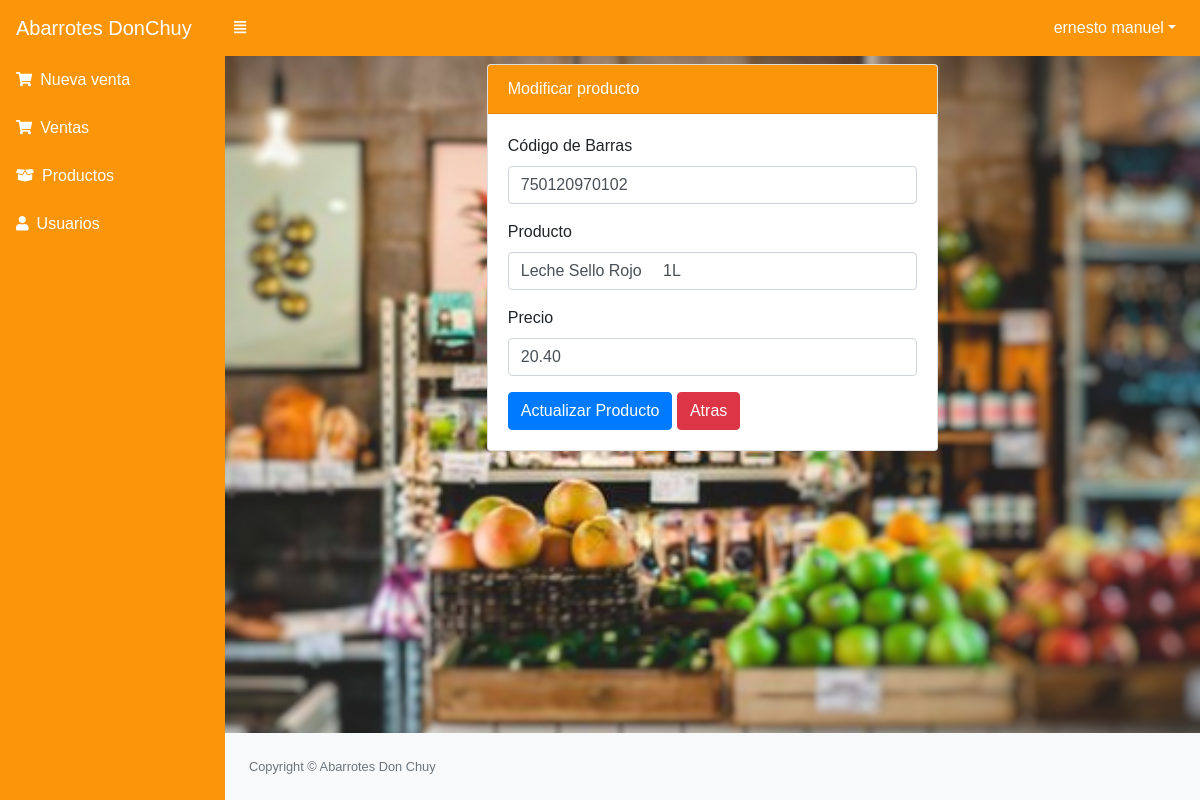
Screenshot of /src/editar_producto.php?id=7 (signed in) with the database file from the repository.
### tables this page shows
CREATE TABLE `producto` (
  `codproducto` int(11) NOT NULL,
  `codigo` varchar(20) NOT NULL,
  `descripcion` varchar(200) NOT NULL,
  `precio` decimal(10,2) NOT NULL,
  `existencia` int(11) NOT NULL,
  `usuario_id` int(11) NOT NULL,
  `estado` int(11) NOT NULL DEFAULT 1
);

### src/editar_producto.php (the view, shortened to what this page needs)
<?php
include_once "includes/header.php";
include "../conexion.php";
if (empty($_REQUEST['id'])) {
  header("Location: productos.php");
} else {
  $id_producto = $_REQUEST['id'];
  $query_producto = mysqli_query($conexion, "SELECT * FROM producto WHERE codproducto = $id_producto");
  $result_producto = mysqli_num_rows($query_producto);
  if ($result_producto > 0) {
    $data_producto = mysqli_fetch_assoc($query_producto);
  } else {
    header("Location: productos.php");
  }
}
?>
<div class="row">
  <div class="col-lg-6 m-auto">
    <div class="card">
      <div class="card-header bg-primary text-white">
        Modificar producto
      </div>
      <div class="card-body">
        <form action="" method="post">
          <div class="form-group">
            <label for="codigo">Código de Barras</label>
            <input type="text" placeholder="Ingrese código de barras" name="codigo" id="codigo" class="form-control" value="<?php echo $data_producto['codigo']; ?>">
          </div>
          <div class="form-group">
            <label for="producto">Producto</label>
            <input type="text" class="form-control" placeholder="Ingrese nombre del producto" name="producto" id="producto" value="<?php echo $data_producto['descripcion']; ?>">
          </div>
          <div class="form-group">
            <label for="precio">Precio</label>
            <input type="text" placeholder="Ingrese precio" class="form-control" name="precio" id="precio" value="<?php echo $data_producto['precio']; ?>">
          </div>
          <input type="submit" value="Actualizar Producto" class="btn btn-primary">
          <a href="productos.php" class="btn btn-danger">Atras</a>
        </form>
      </div>
    </div>
  </div>
</div>
<?php include_once "includes/footer.php"; ?>

### src/includes/header.php (style rules this page uses)
body { margin: 0; padding: 0; background: url(assets/img/desen.png); background-size: cover; background-position: center; font-family: sans-serif; }

### rows the page displays
producto: codigo "750120970102", producto "Leche Sello Rojo 1L", precio "20.40"

### other values shown
$_SESSION['nombre'] "ernesto manuel"
